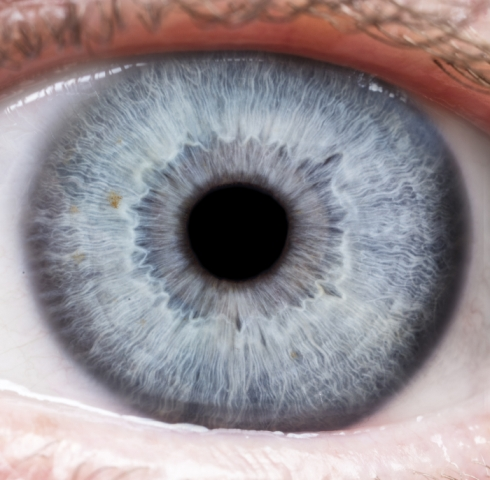
#> input picture data/eye3.jpg, 490 x 480 px
$ python main.py
#> lines starting #> are read from the running program, lines starting #| are printed output that depends on the picture


import math
import cv2
import numpy as np
import pandas as pd

from skimage import draw

# global variables
window_name = "Zadanie 1"
target_i = []
target_p = []

kernel_size = 1
sigma = 1

threshold1 = 0
threshold2 = 0

acc_res = 1
min_dist = 4
min_radius = 10
max_radius = 50

min_iou = 0.75
iris_seg_switch = 0


def load(image_path):
#> called with image_path = 'data/eye3.jpg'
    loaded = cv2.imread(image_path)
#> loaded is the input picture: shape (480, 490, 3); mean B, G, R 146.7, 141.7, 149.2
    grey = cv2.merge([cv2.cvtColor(loaded, cv2.COLOR_BGR2GRAY)]*3)
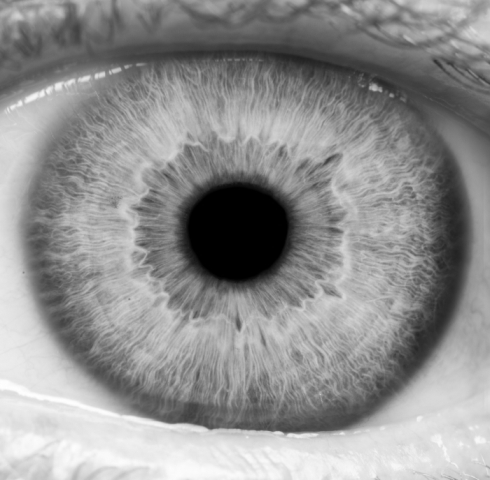
#> grey: shape (480, 490, 3); min 0, max 255, mean 144.5
    return grey, loaded


# [61 lines left out: functions on_change_sigma, on_change_ks, on_change_th1, on_change_th2, on_change_acc_res, on_change_min_dist and 4 more, not called in this run]

def on_run_starburst(val, p_center, r, tracker_name, wn = 'starburst'):
    cv2.setTrackbarPos(tracker_name, wn, 0)
    starburst(img, p_center, r)


# [97 lines left out: functions process, iou, not called in this run]


def blackboard(img):
    return np.zeros((img.shape[0] // 2, img.shape[1] * 2, 3), np.uint8)


# [230 lines left out: functions write, results, iris_segmentation, starburst, sobel_score, not called in this run]


def process_sb(sb_blur, s, ks):
    return cv2.GaussianBlur(sb_blur, (ks, ks), s, borderType=cv2.BORDER_DEFAULT)


def starburst_app(filename):
#> called with filename = 'data/eye3.jpg'
    starburst_winname = 'starburst'
    cv2.namedWindow(starburst_winname)

    sb_orig = cv2.imread(filename)
    img_d = sb_orig
    sb_grey = cv2.imread(filename, cv2.IMREAD_GRAYSCALE)
#> sb_grey: shape (480, 490); min 0, max 255, mean 144.5

    sec_part = filename.split('/')[1]
    targets = pd.read_csv('data/duhovka.csv', sep=',')
#> (reads data/duhovka.csv from the repository)
    targets = targets.set_index('nazov')

    p_center = (targets.at[sec_part, 'zx'], targets.at[sec_part, 'zy'])
    r = targets.at[sec_part, 'zp']

    sb_grey = cv2.circle(sb_grey, p_center, r, (0,0,0), -1)
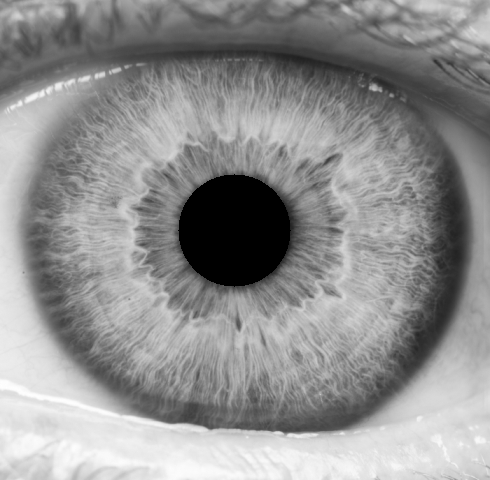
#> sb_grey: shape (480, 490); min 0, max 255, mean 144

    ks = 5
    s = 20

    ks_tracker_name = 'kernel size:'
    cv2.createTrackbar(ks_tracker_name, starburst_winname, 1, 19, nothing) #lambda x: on_change_ks(x, img, sigma)
    cv2.setTrackbarMin(ks_tracker_name, starburst_winname, 1)
    cv2.setTrackbarPos(ks_tracker_name, starburst_winname, ks)

    # sigma
    sigma_tracker_name = 'sigma:'
    # cv2.createTrackbar('test', starburst_winname)
    cv2.createTrackbar(sigma_tracker_name, starburst_winname, 1, 100, nothing)
    cv2.setTrackbarMin(sigma_tracker_name, starburst_winname, 1)
    cv2.setTrackbarPos(sigma_tracker_name, starburst_winname, s)

    while True:
        sb_blur = sb_grey.copy()

        key = cv2.waitKey(1) & 0xFF
#> (key q is pressed here)
        if key == ord('q'):
            break


        s = cv2.getTrackbarPos(sigma_tracker_name, starburst_winname) / 10
        ks = cv2.getTrackbarPos(ks_tracker_name, starburst_winname)

        if ks % 2 == 0:
            ks += 1
            cv2.setTrackbarPos(ks_tracker_name, starburst_winname, ks)

        sb_blur = process_sb(sb_blur, s, ks)

        if key == ord('s'):
            img_d = starburst(sb_orig, sb_blur, p_center)

        stack_blur = cv2.merge([sb_blur]*3)
        res_img = np.concatenate((stack_blur, img_d), axis=1)
        cv2.imshow(starburst_winname, res_img)

    cv2.destroyAllWindows() # destroys the window showing image


def nothing(val):
    print(val)

# [73 lines left out: functions save, app, not called in this run]


if __name__ == '__main__':
    filename = 'data/eye3.jpg'
    # filename = 'data/eye2.bmp'
    # filename = 'data/eye1.jpg'

    img_grey, img = load(filename)


    # app(img_grey, img)

    starburst_app(filename)
